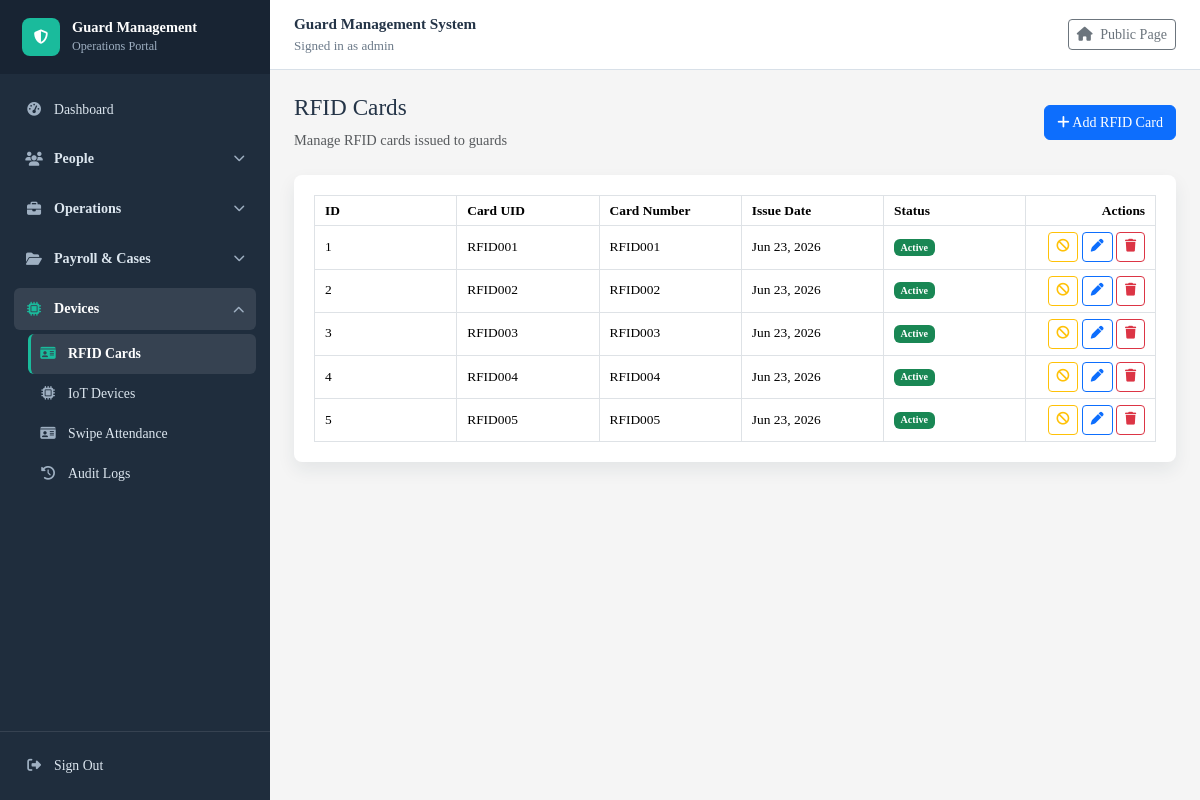
The app's page /rfid-cards/ (signed in), older data.
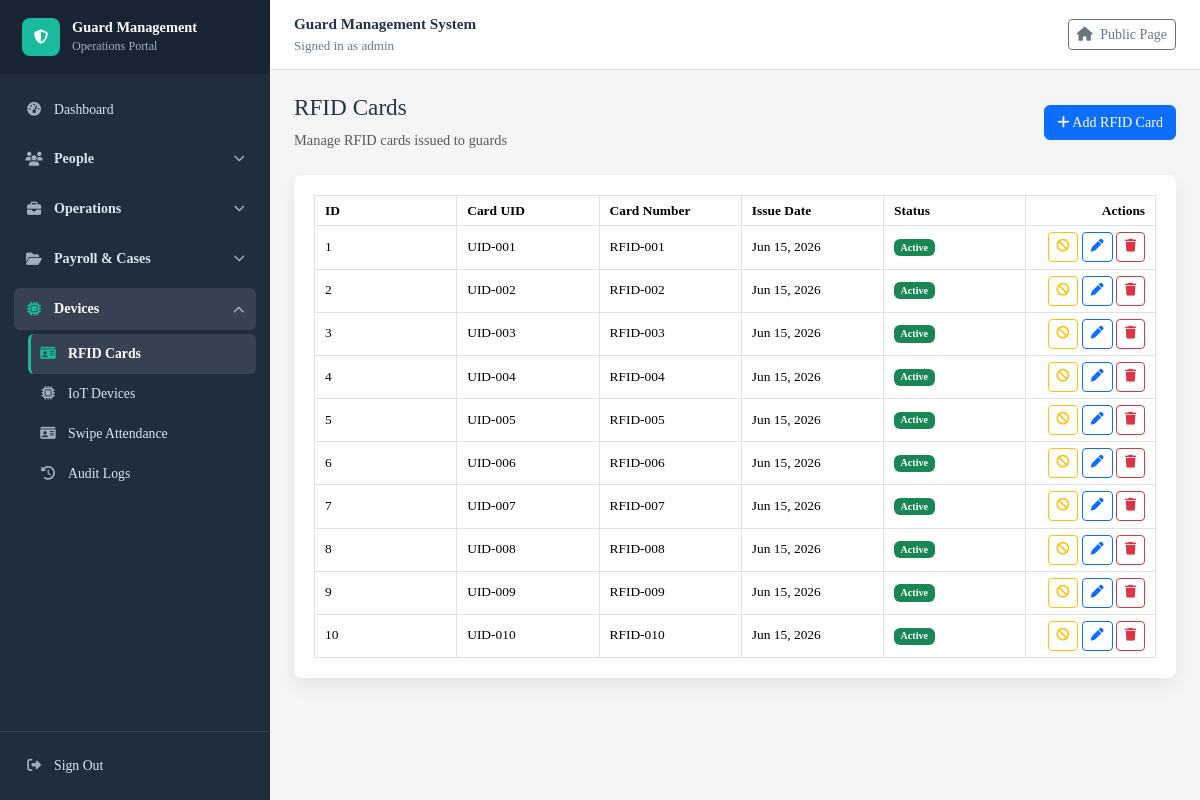
The same page, newer data.
### guardmanagementsystem/models.py (models this page shows, shortened)
class RFIDCard(models.Model):
    STATUS_CHOICES = [
        ('Active', 'Active'),
        ('Inactive', 'Inactive'),
        ('Lost', 'Lost'),
        ('Damaged', 'Damaged'),
        ('Returned', 'Returned'),
    ]
    rfid_card_id = models.AutoField(primary_key=True)
    card_uid = models.CharField(max_length=100, unique=True)
    card_number = models.CharField(max_length=100, unique=True)
    issue_date = models.DateField(default=date.today)
    status = models.CharField(max_length=20, choices=STATUS_CHOICES, default='Active')

### guardmanagementsystem/views.py (the view)
# urls.py: path("rfid-cards/", views.rfid_card_list, name="rfid_card_list"),
@login_required
def rfid_card_list(request):
    return show_records(request, RFIDCard.objects.all(), "guardmanagementsystem/rfid_card_list.html", "rfid_cards")

### guardmanagementsystem/context_processors.py (called while the page is built)
def role_access(request):
    user = getattr(request, "user", None)
    if not user:
        return {}
    return {
        "nav_permissions": nav_permissions(user),
        "user_roles": sorted(user_role_names(user)),
    }

### guardmanagementsystem/role_access.py (called while the page is built)
def user_role_names(user):
    if not user.is_authenticated:
        return set()
    if user.is_superuser:
        return {"Admin"}
    return set(user.groups.values_list("name", flat=True))

def user_is_admin(user):
    return user.is_authenticated and (
        user.is_superuser or user.groups.filter(name="Admin").exists()
    )

def user_can_access(user, url_name):
    if not url_name or url_name in PUBLIC_URL_NAMES:
        return True
    if not user.is_authenticated:
        return True
    if user_is_admin(user):
        return True
    roles = user_role_names(user)
    if any(url_name in ROLE_URLS.get(role, set()) for role in roles):
        return True
    return False

def nav_permissions(user):
    roles = user_role_names(user)
    if user_is_admin(user):
        roles = {"Admin"}
    return {
        permission: bool(roles & allowed_roles)
        for permission, allowed_roles in ROLE_PERMISSIONS.items()
    }

### guardmanagementsystem/templates/guardmanagementsystem/rfid_card_list.html
{% extends "guardmanagementsystem/base.html" %}
{% block content %}
<div class="d-flex justify-content-between align-items-center mb-4">
    <div>
        <h2>RFID Cards</h2>
        <p class="text-muted mb-0">Manage RFID cards issued to guards</p>
    </div>
    <a href="{% url 'rfid_card_add' %}" class="btn btn-primary">
        <i class="fa fa-plus"></i> Add RFID Card
    </a>
</div>
<div class="table-card">
    <div class="table-responsive">
        <table class="table table-hover table-bordered align-middle mb-0 export-table" data-export-title="RFID Cards">
            <thead>
                <tr>
                    <th>ID</th>
                    <th>Card UID</th>
                    <th>Card Number</th>
                    <th>Issue Date</th>
                    <th>Status</th>
                    <th class="text-end">Actions</th>
                </tr>
            </thead>
            <tbody>
                {% for card in rfid_cards %}
                    <tr>
                        <td>{{ card.rfid_card_id }}</td>
                        <td>{{ card.card_uid }}</td>
                        <td>{{ card.card_number }}</td>
                        <td>{{ card.issue_date|date:"M d, Y" }}</td>
                        <td>
                            {% if card.status == "Active" %}
                                <span class="badge bg-success">Active</span>
                            {% elif card.status == "Inactive" %}
                                <span class="badge bg-secondary">Inactive</span>
                            {% else %}
                                <span class="badge bg-warning text-dark">{{ card.status }}</span>
                            {% endif %}
                        </td>
                        <td class="text-end">
                            <div class="action-buttons">
                                {% if card.status == "Active" %}
                                    <a href="{% url 'rfid_card_deactivate' card.rfid_card_id %}" class="btn btn-sm btn-outline-warning">
                                        <i class="fa fa-ban"></i>
                                    </a>
                                {% elif card.status == "Inactive" %}
                                    <a href="{% url 'rfid_card_activate' card.rfid_card_id %}" class="btn btn-sm btn-outline-success">
                                        <i class="fa fa-power-off"></i>
                                    </a>
                                {% endif %}
                                <a href="{% url 'rfid_card_edit' card.rfid_card_id %}" class="btn btn-sm btn-outline-primary">
                                    <i class="fa fa-pen"></i>
                                </a>
                                <a href="{% url 'rfid_card_delete' card.rfid_card_id %}" class="btn btn-sm btn-outline-danger">
                                    <i class="fa fa-trash"></i>
                                </a>
                            </div>
                        </td>
                    </tr>
                {% empty %}
                    <tr>
                        <td colspan="6" class="text-center text-muted py-4">
                            No RFID cards found.
                        </td>
                    </tr>
                {% endfor %}
            </tbody>
        </table>
    </div>
</div>
{% endblock %}

Row changes from the older to the newer data that the page shows:
computed for RFIDCard id 1: card_uid "RFID001" → "UID-001"; card_number "RFID001" → "RFID-001"; issue_date "Jun 23, 2026" → "Jun 15, 2026"
computed for RFIDCard id 2: card_uid "RFID002" → "UID-002"; card_number "RFID002" → "RFID-002"; issue_date "Jun 23, 2026" → "Jun 15, 2026"
computed for RFIDCard id 3: card_uid "RFID003" → "UID-003"; card_number "RFID003" → "RFID-003"; issue_date "Jun 23, 2026" → "Jun 15, 2026"
computed for RFIDCard id 4: card_uid "RFID004" → "UID-004"; card_number "RFID004" → "RFID-004"; issue_date "Jun 23, 2026" → "Jun 15, 2026"
computed for RFIDCard id 5: card_uid "RFID005" → "UID-005"; card_number "RFID005" → "RFID-005"; issue_date "Jun 23, 2026" → "Jun 15, 2026"
added RFIDCard: rfid_card_id "6", card_uid "UID-006", card_number "RFID-006", issue_date "Jun 15, 2026", status "Active"
added RFIDCard: rfid_card_id "7", card_uid "UID-007", card_number "RFID-007", issue_date "Jun 15, 2026", status "Active"
added RFIDCard: rfid_card_id "8", card_uid "UID-008", card_number "RFID-008", issue_date "Jun 15, 2026", status "Active"
added RFIDCard: rfid_card_id "9", card_uid "UID-009", card_number "RFID-009", issue_date "Jun 15, 2026", status "Active"
added RFIDCard: rfid_card_id "10", card_uid "UID-010", card_number "RFID-010", issue_date "Jun 15, 2026", status "Active"
